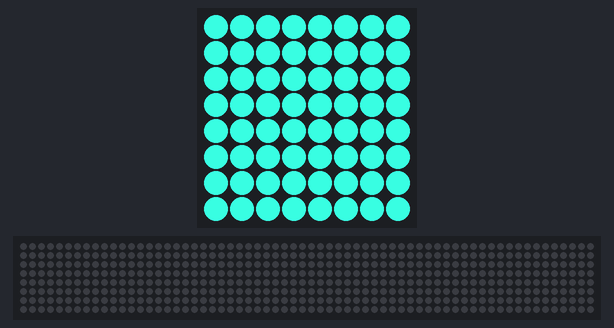
This program was run on a simulated Raspberry Pi (BCM pin numbers) with a Sense HAT. Shown: the Sense HAT's 8×8 RGB LED matrix, a strip that is not on the board, showing the scrolling text unrolled. Random numbers come from a fixed seed; the 64×8 strip is a reading aid, not a part: it shows the text the matrix is scrolling, unrolled, one strip-width of it at a time.

Above: at 0.07 s.
At 0.57 s:
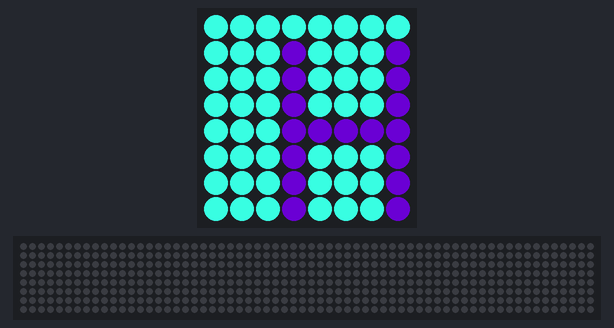
At 20.0 s:
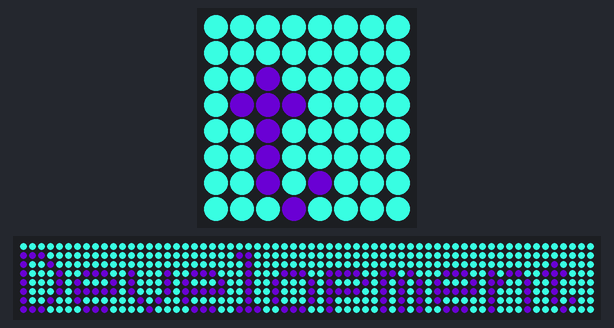
At 21.82 s:
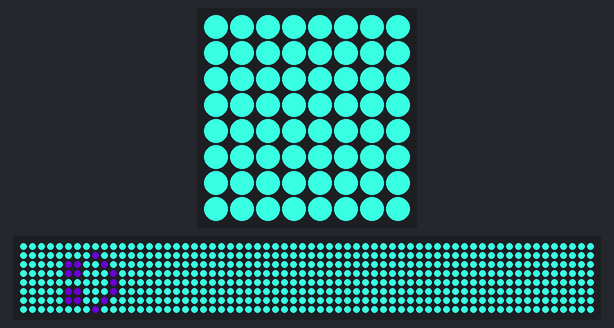
At 22.42 s:
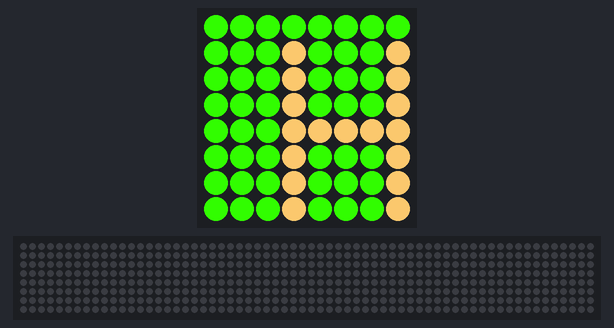
At 39.94 s:
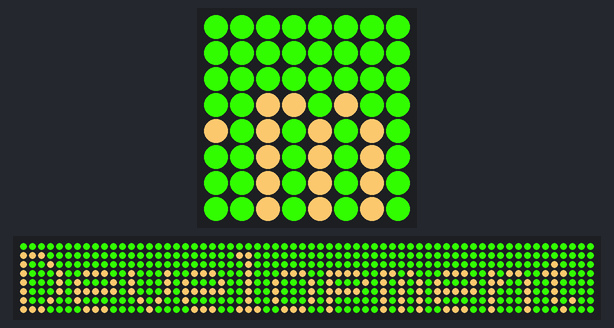

The program:

message.py
```python
from sense_hat import SenseHat
from time import time, sleep
import os
import sys
from random import randint

# constants
TEXT = 'Hello! We are New Media Development :)'
SPEED = 0.1

# get random color
def get_random_color():
    random_red = randint(0, 255)
    random_green = randint(0, 255)
    random_blue = randint(0, 255)

    return (random_red, random_green, random_blue)

try:
    # SenseHat
    sense_hat = SenseHat()
    sense_hat.set_imu_config(False, False, False)
except:
    print('Unable to initialize the Sense Hat library: {}'.format(sys.exc_info()[0]))
    sys.exit(1)

def main():
    while True:
        sense_hat.show_message(text_string=TEXT, text_colour=get_random_color(), back_colour=get_random_color(), scroll_speed=SPEED)
        sense_hat.clear()

if __name__ == "__main__":
    try:
        main()
    except (KeyboardInterrupt, SystemExit):
        print('Interrupt received! Stopping the application...')
    finally:
        print('Cleaning up the mess...')
        sense_hat.clear()
        sys.exit(0)
```
